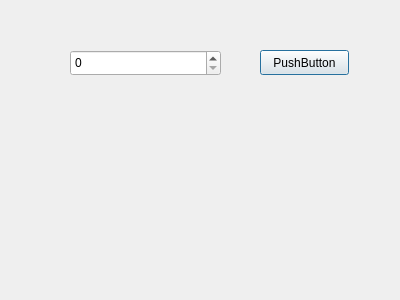
<?xml version="1.0" encoding="UTF-8"?>
<ui version="4.0">
 <class>Dialog</class>
 <widget class="QDialog" name="Dialog">
  <property name="geometry">
   <rect>
    <x>0</x>
    <y>0</y>
    <width>400</width>
    <height>300</height>
   </rect>
  </property>
  <property name="windowTitle">
   <string>Dialog</string>
  </property>
  <widget class="QPushButton" name="pushButton">
   <property name="geometry">
    <rect>
     <x>260</x>
     <y>50</y>
     <width>89</width>
     <height>25</height>
    </rect>
   </property>
   <property name="text">
    <string>PushButton</string>
   </property>
  </widget>
  <widget class="QSpinBox" name="spinBox">
   <property name="geometry">
    <rect>
     <x>70</x>
     <y>50</y>
     <width>151</width>
     <height>26</height>
    </rect>
   </property>
  </widget>
 </widget>
 <layoutdefault spacing="6" margin="11"/>
 <resources/>
 <connections/>
</ui>
